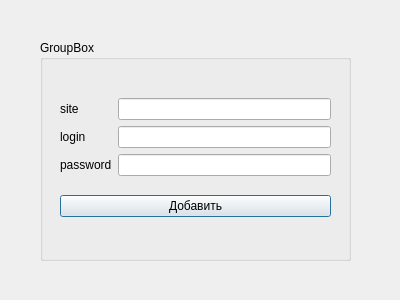
<?xml version="1.0" encoding="UTF-8"?>
<ui version="4.0">
 <class>AddWindow</class>
 <widget class="QDialog" name="AddWindow">
  <property name="geometry">
   <rect>
    <x>0</x>
    <y>0</y>
    <width>400</width>
    <height>300</height>
   </rect>
  </property>
  <property name="windowTitle">
   <string>Dialog</string>
  </property>
  <widget class="QGroupBox" name="groupBox">
   <property name="geometry">
    <rect>
     <x>40</x>
     <y>40</y>
     <width>311</width>
     <height>221</height>
    </rect>
   </property>
   <property name="title">
    <string>GroupBox</string>
   </property>
   <widget class="QWidget" name="">
    <property name="geometry">
     <rect>
      <x>20</x>
      <y>40</y>
      <width>271</width>
      <height>151</height>
     </rect>
    </property>
    <layout class="QVBoxLayout" name="verticalLayout_2">
     <item>
      <layout class="QGridLayout" name="gridLayout">
       <property name="sizeConstraint">
        <enum>QLayout::SetFixedSize</enum>
       </property>
       <property name="leftMargin">
        <number>0</number>
       </property>
       <property name="topMargin">
        <number>5</number>
       </property>
       <property name="horizontalSpacing">
        <number>6</number>
       </property>
       <item row="0" column="0">
        <widget class="QLabel" name="label">
         <property name="text">
          <string>site</string>
         </property>
        </widget>
       </item>
       <item row="0" column="1">
        <widget class="QLineEdit" name="siteLineEdit"/>
       </item>
       <item row="1" column="0">
        <widget class="QLabel" name="label_2">
         <property name="text">
          <string>login</string>
         </property>
        </widget>
       </item>
       <item row="1" column="1">
        <widget class="QLineEdit" name="loginLineEdit"/>
       </item>
       <item row="2" column="0">
        <widget class="QLabel" name="label_3">
         <property name="text">
          <string>password</string>
         </property>
        </widget>
       </item>
       <item row="2" column="1">
        <widget class="QLineEdit" name="passwordLineEdit"/>
       </item>
      </layout>
     </item>
     <item>
      <widget class="QPushButton" name="pushButton">
       <property name="text">
        <string>Добавить</string>
       </property>
      </widget>
     </item>
    </layout>
   </widget>
  </widget>
 </widget>
 <resources/>
 <connections/>
</ui>
